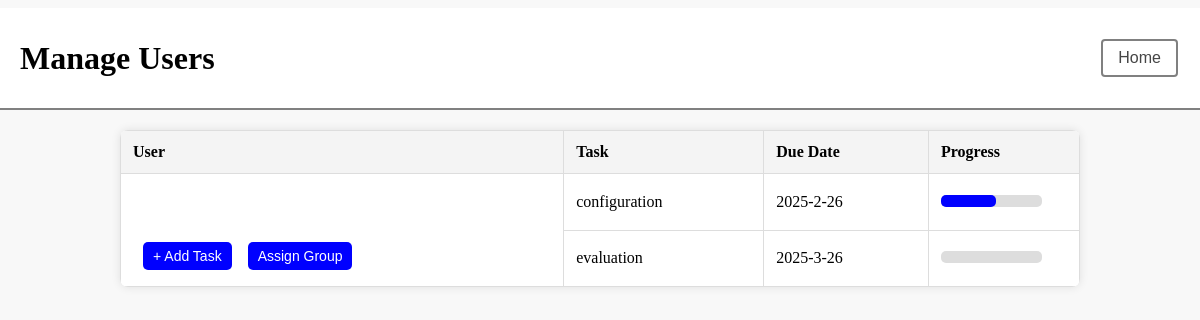
/manageUsersPage.php (signed in), run on the app's committed database.
### tables this page shows
CREATE TABLE "Task" (
	"taskID"	INTEGER NOT NULL UNIQUE,
	"userID"	INTEGER,
	"groupID"	INTEGER,
	"taskName"	TEXT NOT NULL,
	"description"	TEXT,
	"dueDate"	TEXT NOT NULL,
	"progress"	INTEGER NOT NULL DEFAULT 0,
	PRIMARY KEY("taskID" AUTOINCREMENT),
	FOREIGN KEY("userID") REFERENCES "User"("userID"),
	FOREIGN KEY("groupID") REFERENCES "TaskGroup"("groupID")
);

### manageUsersPage.php (the view, shortened to what this page needs)
<?php
$db = new SQLite3('TaskManagementDB.db');
$selectedUserID = $_SESSION['groupAdmin'] == 1 && isset($_POST['selectedUser']) ? $_POST['selectedUser'] : $_SESSION['userID'];
?>
<!DOCTYPE html>
<html lang="en">
<head>
    <link rel="stylesheet" href="manageUsers.css">
</head>
<body>
<div class="header">
    <h1>Manage Users</h1>
    <button class="home-button" onclick="window.location.href='mainPage.php'">Home</button>
</div>
<div class="container">
    <form method="POST" action="manageUsersPage.php">
        <table>
            <thead>
                <tr>
                    <th>User</th>
                    <th>Task</th>
                    <th>Due Date</th>
                    <th>Progress</th>
                </tr>
            </thead>
            <tbody>
                <tr>
                    <td rowspan="999">
                        <br><br>
                        <button class="add-task" type="button" onclick="window.location.href='createTaskPage.php'">+ Add Task</button>
                        <button class="assign-group" type="button" onclick="window.location.href='assignUserGroupPage.php'">Assign Group</button>
                    </td>
                    <?php
                    $stmt = $db->prepare("SELECT taskName, dueDate, progress FROM Task WHERE userID = :userID");
                    $stmt->bindValue(':userID', $selectedUserID, SQLITE3_INTEGER);
                    $tasks = $stmt->execute();
                    $first = true;
                    while ($task = $tasks->fetchArray(SQLITE3_ASSOC)) {
                        if (!$first) echo "<tr>";
                        echo "<td>" . $task['taskName'] . "</td>";
                        echo "<td>" . $task['dueDate'] . "</td>";
                        echo "<td>
                                <div class='progress-bar'>
                                    <div class='progress' style='width: {$task['progress']}%;'></div>
                                </div>
                              </td>";
                        echo "</tr>";
                        $first = false;
                    }
                    ?>
            </tbody>
        </table>
    </form>
</div>
</body>
</html>

### manageUsers.css (style rules this page uses)
body { font-family: "Microsoft Yahei"; margin: 0; padding: 0; background-color: #f8f8f8; }
.header { color: black; display: flex; align-items: center; padding: 10px 20px; background-color: white; border-bottom: 2px solid gray; position: relative; height: 10vh; margin-top: 1vh; }
h1 { font-size: 32px; margin: 0; }
.button-class, button { background-color: #ffffff; border: 2px solid grey; color: rgb(70, 70, 70); padding: 10px 20px; text-align: center; text-decoration: none; font-size: 16px; margin: 4px 2px; cursor: pointer; border-radius: 4px; }
.add-task, .assign-group { background-color: blue; color: white; border: none; padding: 6px 10px; cursor: pointer; font-size: 14px; border-radius: 5px; margin-left: 10px; display: inline-block; vertical-align: middle; }
.container { width: 80%; margin: auto; padding-top: 20px; }
table { width: 100%; border-collapse: collapse; background-color: white; border-radius: 8px; overflow: hidden; box-shadow: 0px 0px 10px rgba(0, 0, 0, 0.1); }
th, td { border: 1px solid #ddd; padding: 12px; text-align: left; }
th { background-color: #f4f4f4; font-weight: bold; }
.progress-bar { background-color: #ddd; border-radius: 5px; width: 80%; height: 12px; display: inline-block; position: relative; }
.progress { background-color: blue; height: 100%; border-radius: 5px; }
.home-button { background-color: #ffffff; border: 2px solid grey; color: rgb(70, 70, 70); text-decoration: none; font-size: 16px; cursor: pointer; border-radius: 4px; padding: 8px 15px; margin-left: auto; }

### data on the page
task: taskName "configuration", dueDate "2025-2-26", progress 55 (drawn)
task: taskName "evaluation", dueDate "2025-3-26"
